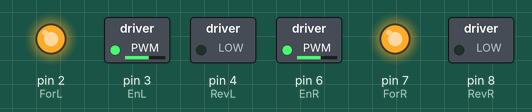
This sketch was run on a simulated Arduino Uno, built with avr-gcc and run on an emulated ATmega328P. Parts: switched loads named in the sketch (green lamp = pin HIGH), output pins drawn as LEDs (lit = HIGH).

Above: at 0.05 s.
At 3.95 s:
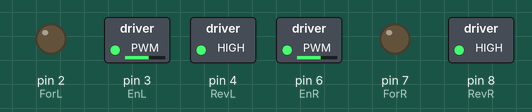
At 5.95 s:
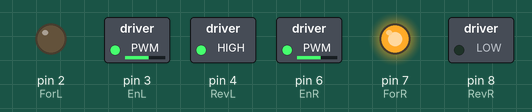
At 7.95 s:
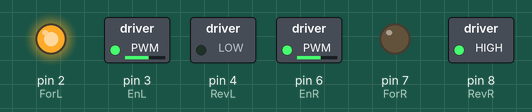
Timing chart, 0 to 9.2 s (numbered marks = the images above):
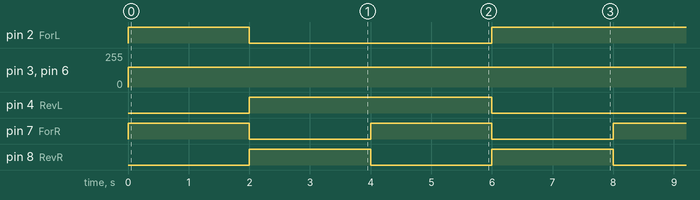

The sketch:

line_with_leds.ino
```cpp
//pin definitions
int AN0 = A0;
int AN1 = A1;
int EnL = 3; //ENA
int ForL = 2; //IN1
int RevL = 4; //IN2
int EnR = 6; //ENB
int ForR = 7; //IN3
int RevR = 8; //IN4

//motor speed
int spd = 150;
//threshold for light
int THRES = 750;
//time for movning
int TIME = 2000;
void setup()
 {
pinMode (AN0, INPUT);
pinMode (AN1, INPUT);
pinMode (EnL, OUTPUT);
pinMode (ForL, OUTPUT);
pinMode (RevL, OUTPUT);
pinMode (EnR, OUTPUT);
pinMode (ForR, OUTPUT);
pinMode (RevR, OUTPUT);
}
void forward ()

{
digitalWrite (ForR, HIGH);

digitalWrite (RevR, LOW);

analogWrite (EnR, spd);

digitalWrite (ForL, HIGH);

digitalWrite (RevL, LOW);

analogWrite (EnL, spd);

delay(TIME);

digitalWrite (ForL, LOW);

digitalWrite (ForR, LOW);

}

void backward ()
{
digitalWrite (ForL, LOW);

digitalWrite (RevL, HIGH);

analogWrite (EnL, spd);

digitalWrite (ForR, LOW);

digitalWrite (RevR, HIGH);

analogWrite (EnR, spd);

delay (TIME);

digitalWrite (RevL, LOW);

digitalWrite (RevR, LOW);
}

void right()
{
  digitalWrite (ForR, LOW);
  digitalWrite (RevR, HIGH);
  analogWrite (EnR, spd);
  digitalWrite (ForL, HIGH);
  digitalWrite (RevL, LOW);
  analogWrite (EnL, spd);
  delay (TIME);
  digitalWrite (RevR, LOW);
  digitalWrite (ForL, LOW);
}

void left()
{
  digitalWrite (ForL, LOW);
  digitalWrite (RevL, HIGH);
  analogWrite (EnL, spd);
  digitalWrite (ForR, HIGH);
  digitalWrite (RevR, LOW);
  analogWrite (EnR, spd);
  delay (TIME);
  digitalWrite (ForR, LOW);
  digitalWrite (RevL, LOW);
}

void follow() {
  if (AN0 > THRES && AN1 > THRES)
  {
    forward();
  }
  else {
    find();
  }
}

void find()
{
  if ( AN0 > THRES && AN1 < THRES)
  {
    right();
  }
  else if (AN0 < THRES && AN1 > THRES)
  {
    left();
  }
}

void loop() {
  forward();
  backward();
  left();
  right();
}
```

Measured:
- by itself, pin 2 (ForL): repeats every 8.0 s: LOW 4.0 s, HIGH 4.0 s
- by itself, pin 3 (EnL), pin 6 (EnR): 0/255 → 150/255 at 0.00 s
- by itself, pin 4 (RevL): alternates HIGH for 4.0 s and LOW for 4.0 s
- by itself, pin 7 (ForR), pin 8 (RevR): alternates HIGH for 2.0 s and LOW for 2.0 s
